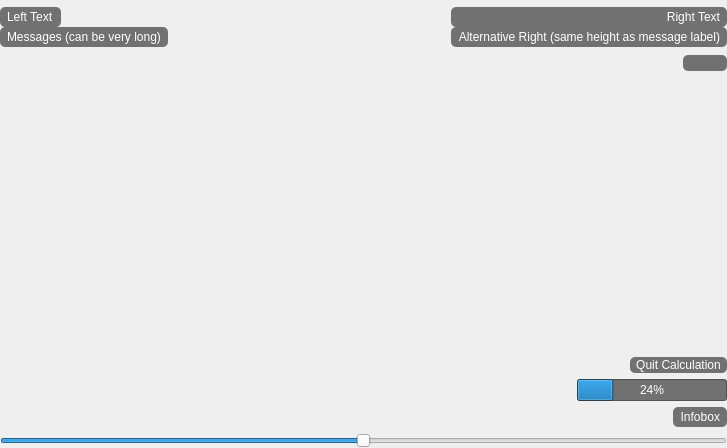
<?xml version="1.0" encoding="UTF-8"?>
<ui version="4.0">
        <class>HeadUpDisplay</class>
        <widget class="QWidget" name="HeadUpDisplay">
                <property name="geometry">
                        <rect>
                                <x>0</x>
                                <y>0</y>
                                <width>727</width>
                                <height>448</height>
                        </rect>
                </property>
                <property name="windowTitle">
                        <string>Form</string>
                </property>
                <layout class="QVBoxLayout" name="verticalLayout">
                        <property name="spacing">
                                <number>0</number>
                        </property>
                        <property name="leftMargin">
                                <number>0</number>
                        </property>
                        <property name="topMargin">
                                <number>0</number>
                        </property>
                        <property name="rightMargin">
                                <number>0</number>
                        </property>
                        <property name="bottomMargin">
                                <number>0</number>
                        </property>
                        <item>
                                <layout class="QHBoxLayout" name="horizontalLayout_6">
                                        <property name="topMargin">
                                                <number>0</number>
                                        </property>
                                        <item>
                                                <spacer name="horizontalSpacer_3">
                                                        <property name="orientation">
                                                                <enum>Qt::Horizontal</enum>
                                                        </property>
                                                        <property name="sizeHint" stdset="0">
                                                                <size>
                                                                        <width>40</width>
                                                                        <height>1</height>
                                                                </size>
                                                        </property>
                                                </spacer>
                                        </item>
                                        <item>
                                        </item>
                                        <item>
                                                <spacer name="horizontalSpacer_6">
                                                        <property name="orientation">
                                                                <enum>Qt::Horizontal</enum>
                                                        </property>
                                                        <property name="sizeHint" stdset="0">
                                                                <size>
                                                                        <width>40</width>
                                                                        <height>1</height>
                                                                </size>
                                                        </property>
                                                </spacer>
                                        </item>
                                </layout>
                        </item>
                        <item>
                                <layout class="QGridLayout" name="gridLayout">
                                        <property name="spacing">
                                                <number>0</number>
                                        </property>
                                        <item row="0" column="3">
                                                <spacer name="verticalSpacer_3">
                                                        <property name="orientation">
                                                                <enum>Qt::Vertical</enum>
                                                        </property>
                                                        <property name="sizeType">
                                                                <enum>QSizePolicy::Fixed</enum>
                                                        </property>
                                                        <property name="sizeHint" stdset="0">
                                                                <size>
                                                                        <width>2</width>
                                                                        <height>6</height>
                                                                </size>
                                                        </property>
                                                </spacer>
                                        </item>
                                        <item row="1" column="3">
                                                <layout class="QHBoxLayout" name="horizontalLayout">
                                                        <item>
                                                                <widget class="QLabel" name="labelRight">
                                                                        <property name="sizePolicy">
                                                                                <sizepolicy hsizetype="Minimum" vsizetype="Preferred">
                                                                                        <horstretch>0</horstretch>
                                                                                        <verstretch>0</verstretch>
                                                                                </sizepolicy>
                                                                        </property>
                                                                        <property name="minimumSize">
                                                                                <size>
                                                                                        <width>0</width>
                                                                                        <height>20</height>
                                                                                </size>
                                                                        </property>
                                                                        <property name="styleSheet">
                                                                                <string notr="true">background: rgba(50,50,50, 170);
border-radius: 5px;
color : white;
padding-left: 4px;
padding-right: 4px;</string>
                                                                        </property>
                                                                        <property name="text">
                                                                                <string>Right Text</string>
                                                                        </property>
                                                                        <property name="alignment">
                                                                                <set>Qt::AlignRight|Qt::AlignTrailing|Qt::AlignVCenter</set>
                                                                        </property>
                                                                </widget>
                                                        </item>
                                                </layout>
                                        </item>
                                        <item row="3" column="0">
                                                <widget class="QLabel" name="labelMessages">
                                                        <property name="sizePolicy">
                                                                <sizepolicy hsizetype="Fixed" vsizetype="Preferred">
                                                                        <horstretch>0</horstretch>
                                                                        <verstretch>0</verstretch>
                                                                </sizepolicy>
                                                        </property>
                                                        <property name="styleSheet">
                                                                <string notr="true">background: rgba(50,50,50, 170);

border-radius: 5px;
color : white;
padding-left: 4px;
padding-right: 4px;</string>
                                                        </property>
                                                        <property name="text">
                                                                <string>Messages (can be very long)</string>
                                                        </property>
                                                </widget>
                                        </item>
                                        <item row="1" column="0">
                                                <widget class="QLabel" name="labelLeft">
                                                        <property name="sizePolicy">
                                                                <sizepolicy hsizetype="Fixed" vsizetype="Preferred">
                                                                        <horstretch>0</horstretch>
                                                                        <verstretch>0</verstretch>
                                                                </sizepolicy>
                                                        </property>
                                                        <property name="minimumSize">
                                                                <size>
                                                                        <width>0</width>
                                                                        <height>20</height>
                                                                </size>
                                                        </property>
                                                        <property name="baseSize">
                                                                <size>
                                                                        <width>0</width>
                                                                        <height>30</height>
                                                                </size>
                                                        </property>
                                                        <property name="styleSheet">
                                                                <string notr="true">background: rgba(50,50,50, 170);
border-radius: 5px;
color : white;
padding-left: 4px;
padding-right: 4px;</string>
                                                        </property>
                                                        <property name="text">
                                                                <string>Left Text</string>
                                                        </property>
                                                </widget>
                                        </item>
                                        <item row="3" column="1">
                                                <spacer name="horizontalSpacerMessages">
                                                        <property name="orientation">
                                                                <enum>Qt::Horizontal</enum>
                                                        </property>
                                                        <property name="sizeHint" stdset="0">
                                                                <size>
                                                                        <width>40</width>
                                                                        <height>20</height>
                                                                </size>
                                                        </property>
                                                </spacer>
                                        </item>
                                        <item row="3" column="3">
                                                <widget class="QLabel" name="labelOpposedToMessage">
                                                        <property name="styleSheet">
                                                                <string notr="true">background: rgba(50,50,50, 170);
border-radius: 5px;
color : white;
padding-left: 4px;
padding-right: 4px;</string>
                                                        </property>
                                                        <property name="text">
                                                                <string>Alternative Right (same height as message label)</string>
                                                        </property>
                                                        <property name="alignment">
                                                                <set>Qt::AlignRight|Qt::AlignTrailing|Qt::AlignVCenter</set>
                                                        </property>
                                                </widget>
                                        </item>
                                </layout>
                        </item>
                        <item>
                                <layout class="QHBoxLayout" name="horizontalLayout_4">
                                        <property name="topMargin">
                                                <number>6</number>
                                        </property>
                                        <property name="bottomMargin">
                                                <number>6</number>
                                        </property>
                                        <item>
                                                <spacer name="horizontalSpacer">
                                                        <property name="orientation">
                                                                <enum>Qt::Horizontal</enum>
                                                        </property>
                                                        <property name="sizeHint" stdset="0">
                                                                <size>
                                                                        <width>40</width>
                                                                        <height>20</height>
                                                                </size>
                                                        </property>
                                                </spacer>
                                        </item>
                                        <item>
                                                <widget class="QPushButton" name="btnPopupSettings">
                                                        <property name="styleSheet">
                                                                <string notr="true">QObject{
background: rgba(50,50,50, 170);
color : white;
}
#btnPopupSettings {
background: rgba(50,50,50, 170);
border-radius: 5px;
color : white;
padding-left: 6px;
padding-right: 6px;
padding-top:1px;
padding-bottom: 1px;
}</string>
                                                        </property>
                                                        <property name="text">
                                                                <string/>
                                                        </property>
                                                        <property name="icon">
                                                                <iconset resource="../icons.qrc">
                                                                        <normaloff>:/icons/configure-dark.svg</normaloff>:/icons/configure-dark.svg
                                                                </iconset>
                                                        </property>
                                                        <property name="iconSize">
                                                                <size>
                                                                        <width>32</width>
                                                                        <height>48</height>
                                                                </size>
                                                        </property>
                                                </widget>
                                        </item>
                                </layout>
                        </item>
                        <item>
                                <layout class="QGridLayout" name="gridLayout_2">
                                        <property name="leftMargin">
                                                <number>0</number>
                                        </property>
                                        <property name="topMargin">
                                                <number>0</number>
                                        </property>
                                        <property name="rightMargin">
                                                <number>0</number>
                                        </property>
                                        <property name="bottomMargin">
                                                <number>6</number>
                                        </property>
                                        <property name="spacing">
                                                <number>0</number>
                                        </property>
                                        <item row="1" column="3">
                                                <spacer name="horizontalSpacer_5">
                                                        <property name="orientation">
                                                                <enum>Qt::Horizontal</enum>
                                                        </property>
                                                        <property name="sizeHint" stdset="0">
                                                                <size>
                                                                        <width>40</width>
                                                                        <height>20</height>
                                                                </size>
                                                        </property>
                                                </spacer>
                                        </item>
                                        <item row="2" column="1">
                                                <spacer name="verticalSpacer_2">
                                                        <property name="orientation">
                                                                <enum>Qt::Vertical</enum>
                                                        </property>
                                                        <property name="sizeHint" stdset="0">
                                                                <size>
                                                                        <width>20</width>
                                                                        <height>40</height>
                                                                </size>
                                                        </property>
                                                </spacer>
                                        </item>
                                        <item row="0" column="1">
                                                <spacer name="verticalSpacer">
                                                        <property name="orientation">
                                                                <enum>Qt::Vertical</enum>
                                                        </property>
                                                        <property name="sizeHint" stdset="0">
                                                                <size>
                                                                        <width>20</width>
                                                                        <height>40</height>
                                                                </size>
                                                        </property>
                                                </spacer>
                                        </item>
                                        <item row="1" column="0">
                                                <spacer name="horizontalSpacer_4">
                                                        <property name="orientation">
                                                                <enum>Qt::Horizontal</enum>
                                                        </property>
                                                        <property name="sizeHint" stdset="0">
                                                                <size>
                                                                        <width>40</width>
                                                                        <height>20</height>
                                                                </size>
                                                        </property>
                                                </spacer>
                                        </item>
                                        <item row="8" column="3">
                                                <layout class="QHBoxLayout" name="horizontalLayout_2">
                                                        <property name="spacing">
                                                                <number>0</number>
                                                        </property>
                                                        <property name="topMargin">
                                                                <number>0</number>
                                                        </property>
                                                        <property name="rightMargin">
                                                                <number>0</number>
                                                        </property>
                                                        <property name="bottomMargin">
                                                                <number>0</number>
                                                        </property>
                                                        <item>
                                                                <spacer name="horizontalSpacer_2">
                                                                        <property name="orientation">
                                                                                <enum>Qt::Horizontal</enum>
                                                                        </property>
                                                                        <property name="sizeHint" stdset="0">
                                                                                <size>
                                                                                        <width>40</width>
                                                                                        <height>2</height>
                                                                                </size>
                                                                        </property>
                                                                </spacer>
                                                        </item>
                                                        <item>
                                                                <widget class="QPushButton" name="buttonQuitCalculation">
                                                                        <property name="sizePolicy">
                                                                                <sizepolicy hsizetype="Fixed" vsizetype="Fixed">
                                                                                        <horstretch>0</horstretch>
                                                                                        <verstretch>0</verstretch>
                                                                                </sizepolicy>
                                                                        </property>
                                                                        <property name="layoutDirection">
                                                                                <enum>Qt::LeftToRight</enum>
                                                                        </property>
                                                                        <property name="styleSheet">
                                                                                <string notr="true">background: rgba(50,50,50, 170);

border-radius: 5px;
color : white;
padding-left: 6px;
padding-right: 6px;
padding-top:1px;
padding-bottom: 1px;</string>
                                                                        </property>
                                                                        <property name="text">
                                                                                <string>Quit Calculation</string>
                                                                        </property>
                                                                        <property name="icon">
                                                                                <iconset theme="process-stop">
                                                                                        <normalon>:/icons/process-stop.svg</normalon>
                                                                                </iconset>
                                                                        </property>
                                                                        <property name="flat">
                                                                                <bool>true</bool>
                                                                        </property>
                                                                </widget>
                                                        </item>
                                                </layout>
                                        </item>
                                        <item row="1" column="1">
                                                <widget class="QProgressIndicator" name="spinningWheelWidget" native="true">
                                                        <property name="minimumSize">
                                                                <size>
                                                                        <width>100</width>
                                                                        <height>100</height>
                                                                </size>
                                                        </property>
                                                </widget>
                                        </item>
                                </layout>
                        </item>
                        <item>
                                <layout class="QHBoxLayout" name="layoutProgressBar">
                                        <property name="spacing">
                                                <number>12</number>
                                        </property>
                                        <property name="sizeConstraint">
                                                <enum>QLayout::SetMaximumSize</enum>
                                        </property>
                                        <property name="topMargin">
                                                <number>0</number>
                                        </property>
                                        <property name="bottomMargin">
                                                <number>0</number>
                                        </property>
                                        <item>
                                                <spacer name="progressBarSpacer">
                                                        <property name="orientation">
                                                                <enum>Qt::Horizontal</enum>
                                                        </property>
                                                        <property name="sizeType">
                                                                <enum>QSizePolicy::Expanding</enum>
                                                        </property>
                                                        <property name="sizeHint" stdset="0">
                                                                <size>
                                                                        <width>40</width>
                                                                        <height>20</height>
                                                                </size>
                                                        </property>
                                                </spacer>
                                        </item>
                                        <item>
                                                <widget class="QProgressBar" name="progressBar">
                                                        <property name="sizePolicy">
                                                                <sizepolicy hsizetype="Fixed" vsizetype="Fixed">
                                                                        <horstretch>0</horstretch>
                                                                        <verstretch>0</verstretch>
                                                                </sizepolicy>
                                                        </property>
                                                        <property name="minimumSize">
                                                                <size>
                                                                        <width>150</width>
                                                                        <height>0</height>
                                                                </size>
                                                        </property>
                                                        <property name="baseSize">
                                                                <size>
                                                                        <width>0</width>
                                                                        <height>0</height>
                                                                </size>
                                                        </property>
                                                        <property name="styleSheet">
                                                                <string notr="true">background: rgba(50,50,50, 170);
color : white;
                                                                </string>
                                                        </property>
                                                        <property name="value">
                                                                <number>24</number>
                                                        </property>
                                                </widget>
                                        </item>
                                </layout>
                        </item>
                        <item>
                                <layout class="QHBoxLayout" name="horizontalLayout_3">
                                        <property name="topMargin">
                                                <number>6</number>
                                        </property>
                                        <property name="bottomMargin">
                                                <number>6</number>
                                        </property>
                                        <item>
                                                <spacer name="spacerInfoBox">
                                                        <property name="orientation">
                                                                <enum>Qt::Horizontal</enum>
                                                        </property>
                                                        <property name="sizeHint" stdset="0">
                                                                <size>
                                                                        <width>40</width>
                                                                        <height>20</height>
                                                                </size>
                                                        </property>
                                                </spacer>
                                        </item>
                                        <item>
                                                <widget class="QLabel" name="labelInfoBox">
                                                        <property name="sizePolicy">
                                                                <sizepolicy hsizetype="Fixed" vsizetype="Preferred">
                                                                        <horstretch>0</horstretch>
                                                                        <verstretch>0</verstretch>
                                                                </sizepolicy>
                                                        </property>
                                                        <property name="styleSheet">
                                                                <string notr="true">background: rgba(50,50,50, 170);
border-radius: 5px;
color : white;
padding-left: 4px;
padding-right: 4px;</string>
                                                        </property>
                                                        <property name="text">
                                                                <string>Infobox</string>
                                                        </property>
                                                        <property name="alignment">
                                                                <set>Qt::AlignRight|Qt::AlignTrailing|Qt::AlignVCenter</set>
                                                        </property>
                                                </widget>
                                        </item>
                                </layout>
                        </item>
                        <item>
                                <widget class="QSlider" name="slider">
                                        <property name="styleSheet">
                                                <string notr="true"/>
                                        </property>
                                        <property name="maximum">
                                                <number>1000</number>
                                        </property>
                                        <property name="value">
                                                <number>500</number>
                                        </property>
                                        <property name="orientation">
                                                <enum>Qt::Horizontal</enum>
                                        </property>
                                </widget>
                        </item>
                </layout>
        </widget>
        <customwidgets>
                <customwidget>
                        <class>QProgressIndicator</class>
                        <extends>QWidget</extends>
                        <header>QProgressIndicator.hpp</header>
                        <container>1</container>
                </customwidget>
        </customwidgets>
        <resources>
                <include location="../icons.qrc"/>
        </resources>
        <connections/>
</ui>
